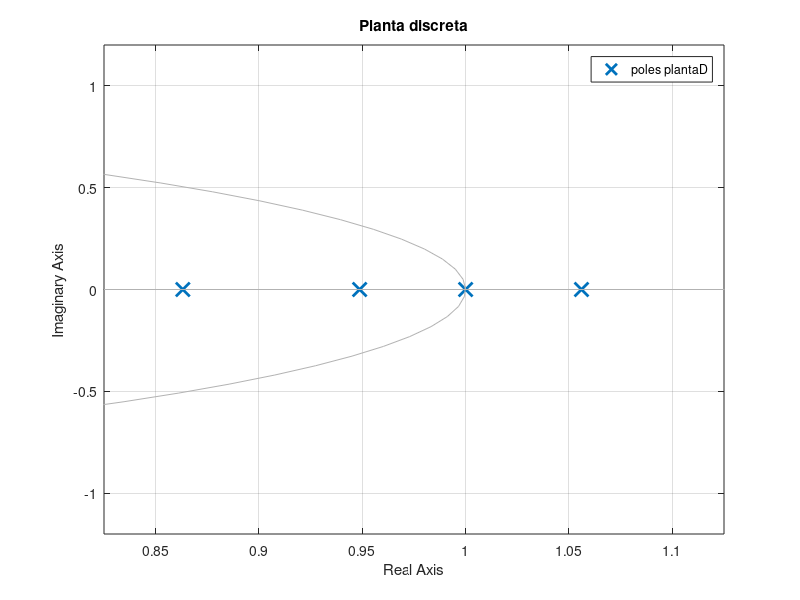
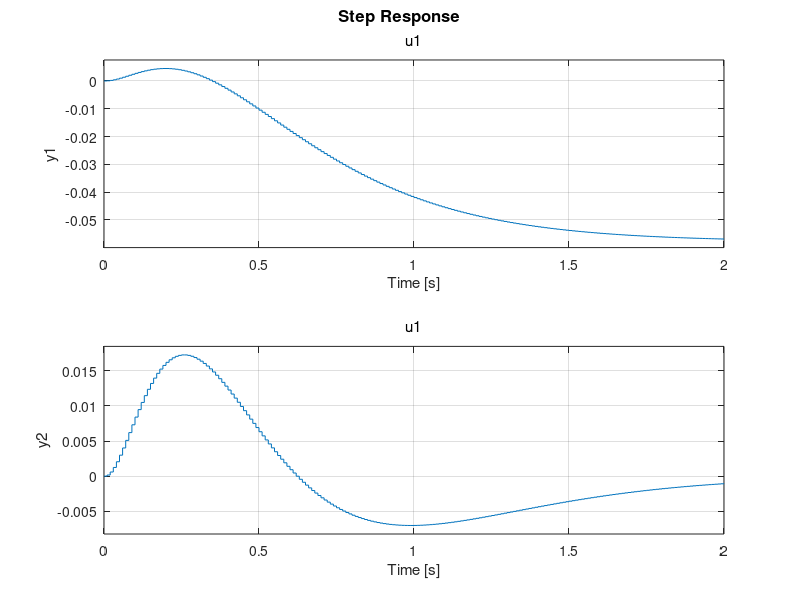
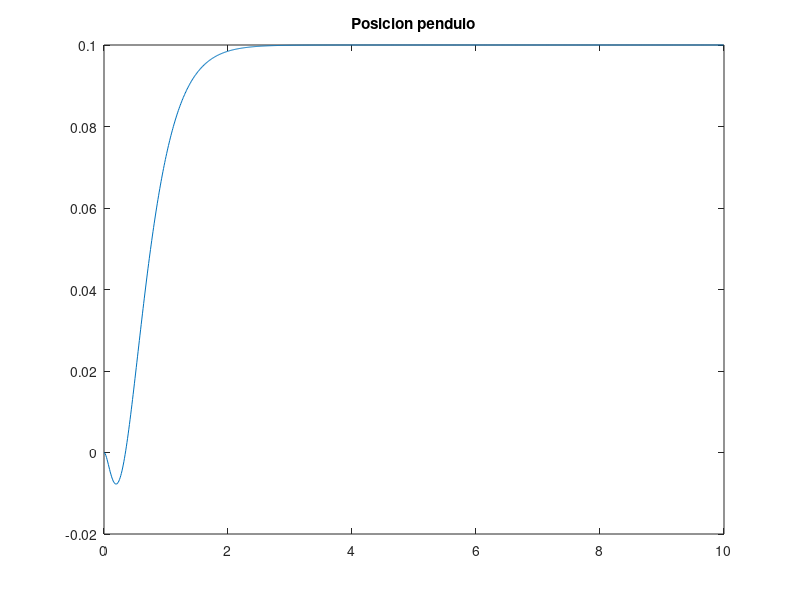
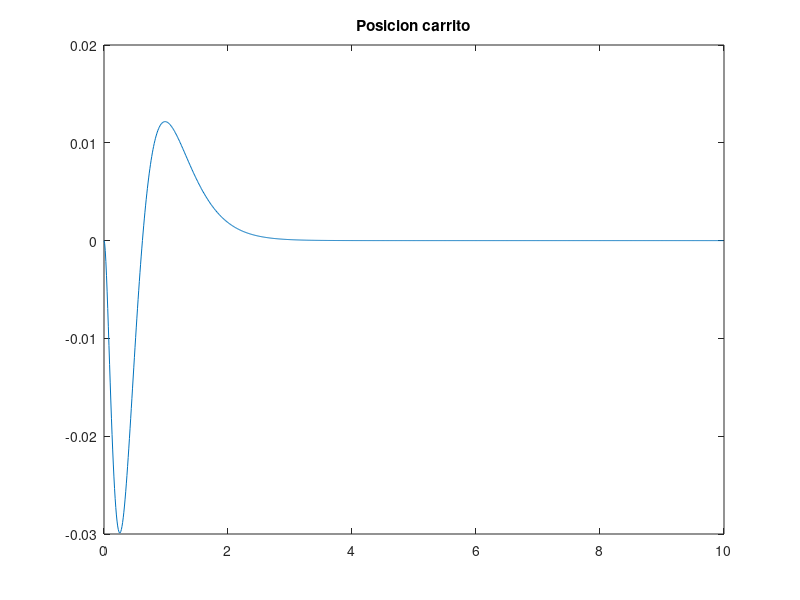

Here is the MATLAB script that generated these plots, in order:
%% TPF pendulo invertido - Control por ubicacion arbitraria de polos

clear all
close all

% Parametros del sistema
Kt = 0.17776; % cte de torque del motor
Jm = 2.23*10^-4; % Inercia del motor
bm = 0.0011751; % firccion viscosa del motor
b = 0.0011751; %friccion viscosa del pendulo
Ra = 9.10; % resistencia de armadura del motor
%m = 0.0923; % masa del pendulo
m = 0.1493; % masa del pendulo + pelota de tenis
%m = 0.4923; % masa del pendulo mas la plomada de 400g
M = 0.2275; % masa del carro
g = 9.8; % aceleracion de la gravedad
l = 0.1825; % longitud hasta el centro de masa del pendulo
%l = 0.2425; %longitud del penduo mas la plomada
r = 0.0181; % radio de la polea
I = 0.004212; % inercia del pendulo
n = 1; % relacion de reduccion del motor
La = 6.12*10^-3; % Inductancia de armadura del motor

% matrices que definen el sistema de la planta

%definicion de fer
q = ((M+m)+Jm*((n^2)/(r^2)))*(I+m*l^2)-(m*l)^2; % variable auxiliar

F = [0 1 0 0;
     0 ((-(I+m*l^2)*(b+((n^2)/(r^2))*(((Kt^2)/(Ra))+bm)))/q) ((m^2)*g*(l^2))/q 0;
     0 0 0 1;
     0 (-m*l*(b+((n^2)/(r^2))*(((Kt^2)/(Ra))+bm)))/q (m*g*l*((M+m)+Jm*(n^2)/(r^2)))/q 0];
 
G = [0 ; ((I+m*l^2)*(Kt*n)/(Ra*r))/q ; 0 ; (m*l*(Kt*n)/(Ra*r))/q];

H = [1 0 0 0 ;
    0 0 1 0];
J = [0;0];

% planta_ss = ss(F,G,H,I);
% [num,den] = ss2tf(F,G,H,I);
% planta = tf(num,den);

%Planta definicion de barcelona
%x1 : posicion angular del pendulo respecto a la normal 
%x2 : derivada de x1, velocidad angular del pendulo 
%x3 : posicion del carrito
%x4 : derivada de x3, velocidad del carrito 
% F = [0 1 0 0 ;
%     g*(M+m)/(M*l) 0 0 0;
%     0 0 0 1;
%     -g*m/M 0 0 0];
% G = [0; -1/(M*l); 0; 1/M];
% H = [1 0 0 0; 0 0 1 0];
% J = [0; 0];

%Montamos la planta continua
planta = ss(F,G,H,J);

%Discretizamos la planta
Ts = 0.01;
plantaD = c2d(planta,Ts);
%Discretizamos las matrices de estado --> x(k+1) = Ax(k) + Bu(k)
%                                     --> y(k) = Cx(k) + Du(k)
%Hallamos A,B,C,D
A = plantaD.a;
B = plantaD.b;
C = plantaD.c;
D = plantaD.d;

%Matriz de controlabilidad hallado con formulas --> [A^(n-2)*B A^(n-3)*B...B]
CT = [B A*B];
%Vemos si es controlable
CTR = ctrb(A,B);
rank(CTR);  %El sistema es controlable (FULL RANGE)

%Vemos si es observable
OB = [C;C*A];
OB1 = obsv(A,C);
rank(OB1);   %El sistema es observable (FULL RANGE)

figure
pzmap(plantaD)
title("Planta discreta")

%[P,Z] = pzmap(plantaD);

%Ubicacion del los polos 1 y 2
zita = 0.7; %Factor de amortiguamiento elegido
Ws = 2*pi/Ts;
Wd = Ws/18;
Wn = Wd/(sqrt(1-(zita)^2));
%ubicacion en coordenadas polares
Magnitud_Z = exp(-zita*Wn*Ts);
Fase_Z = Wd*Ts;
%Ubicacion del polo en coordenadas cartesianas
xp1 = Magnitud_Z*cos(Fase_Z);
yp1 = Magnitud_Z*sin(Fase_Z);

%Ubicacion del los polos 3 y 4
zita = 0.7; %Factor de amortiguamiento elegido
Ws = 2*pi/Ts;
Wd = Ws/30;
Wn = Wd/(sqrt(1-(zita)^2));
%ubicacion en coordenadas polares
Magnitud_Z = exp(-zita*Wn*Ts);
Fase_Z = Wd*Ts;
%Ubicacion del polo en coordenadas cartesianas
xp2 = Magnitud_Z*cos(Fase_Z);
yp2 = Magnitud_Z*sin(Fase_Z);

%Vector de polos
%polos = [0.98+0.00025i 0.98-0.00025i   xp1+1i*yp1 xp1-1i*yp1];
polos = [0.965+0.00025i  0.965-0.00025i  0.935+0.00025i  0.935-0.00025i];
%polos = [xp1+1i*yp1 xp1-1i*yp1 xp2+1i*yp2 xp2-1i*yp2  ];
%Hallamos la matriz K de ganancias
K = acker(A,B,polos); %Matriz K de ganancias

%Definimos la matriz A con el lazo cerrado
Ac = A-B*K;
%Definimos la planta en el espacio de estados con LC
planta_SS_CL = ss(Ac,B,C,D,Ts);
figure
step(planta_SS_CL);

N =1000;
t = [0:Ts:(N-1)*Ts];

x = zeros(4,N);
u = zeros(1,N);
%ref = ones(1,N);
ref = 0.1.*ones(1,length(t));%referencia no sobreescribir
%[Nx,Nu,Nbar] = refi(A,B,C,K);

Cx=[1 0 0 0];
Kr=dcgain(ss(A-B*K,B,Cx,0,Ts));
Nbar = 1/Kr

for j=1:N-1
    %se calcula el esfuerzo de control
    u(j) = Nbar*ref(j)-K*x(:,j);
    %se hace evolucionar al sistema
    x(:,j+1) = A*x(:,j) + B*u(j);
end

figure
plot(t,x(1,:))
title('Posicion pendulo');
figure
plot(t,x(3,:))
title('Posicion carrito');
figure
plot(t,u);
title('Esfuerzo de Control');

figure
pzmap(planta_SS_CL)
zgrid
title("Planta Compensada")
